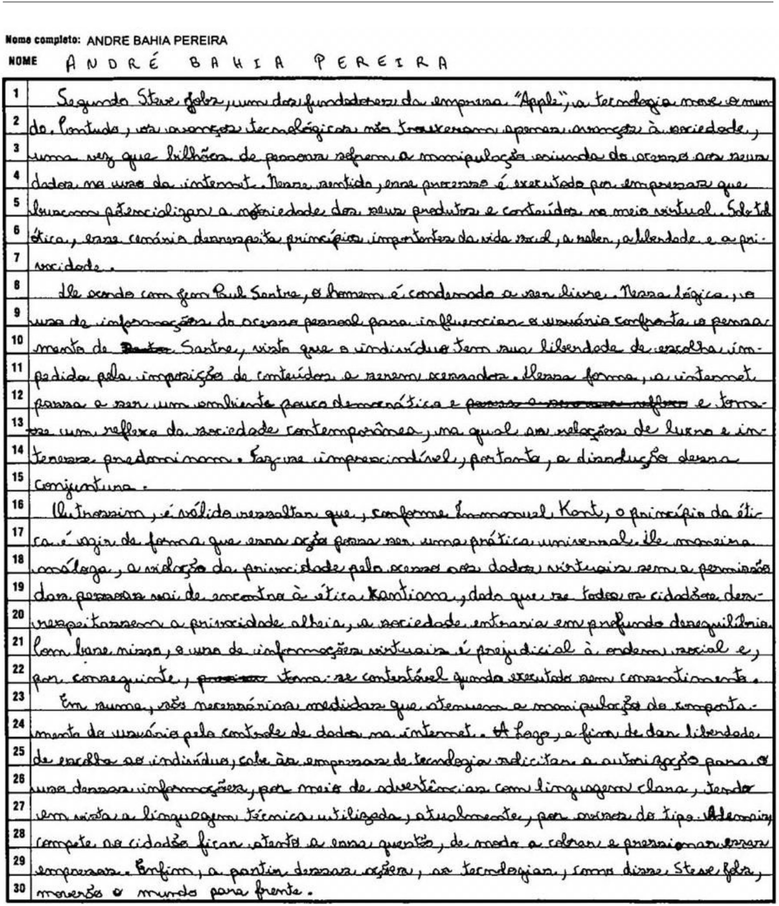
#> input picture data/essay_pictures/essay_1.png, 779 x 906 px, shrunk from 1252 x 1456 before the run; its folder holds only this picture in this run
$ python -i line_remover.py   (imports and definitions only)
#> lines starting #> are read from the running program, lines starting #| are printed output that depends on the picture; after the words box and inside, x2 and y2 are one past the last pixel; in counts of white or black regions, pixels touching at a corner belong together
"""
    Authors: Lucas Correia e Wilson Neto
    This module is dedicated to the procedures implemented by Lucas and Wilson to remove lines
    in an image of an essay
"""
import cv2
import numpy as np


# As funções calculam a intensidades média para cada linha ou coluna da imagem
# e retornam as possíveis linhas horizontais ou verticais baseada no limiar informado.
# Para obter-se o resultado esperado pode ser necessário ordenar todas as linhas
# obtidas baseado em alguma característica, como espessura ou posição.

# [161 lines left out: functions verticalLines, horizontalLines, findLinesInEssays, textLinesBounds, not called in this run]

# ==========================================================================================

def remove_lines_horizontal(img, i):
    if (i):
        kernel = np.array([[-2, 4, -2], [-4, 7.55, -4], [-2, 4, -2]])
    else:
        kernel = np.array([[-1, 0, 1], [-2, 0, 2], [-1, 0, 1]])

    leftBorder = cv2.filter2D(img, -1, kernel)
    rightBorder = cv2.filter2D(img, -1, -kernel)

    borders = np.bitwise_or(leftBorder, rightBorder)
    pivot = 128
    borders[borders < pivot] = 0
    borders[borders >= pivot] = 255

    kernel2 = np.array([[1, 1, 1], [1, 0, 1], [1, 1, 1]], dtype=np.uint8)

    dilate = cv2.dilate(borders, kernel2, iterations=1)
    # [5 lines of commented-out code are left out]
    return dilate


def remove_lines_vertical(img, i):

    if (i):
        kernel = np.array([[-2, -4, -2], [4, 7.55, 4], [-2, -4, -2]])
    else:
        kernel = np.array([[-1, -2, -1], [0, 0, 0], [1, 2, 1]])

    topBorder = cv2.filter2D(img, -1, kernel)
    bottomBorder = cv2.filter2D(img, -1, -kernel)

    borders = np.bitwise_or(topBorder, bottomBorder)

    pivot = 100
    borders[borders < pivot] = 0
    borders[borders >= pivot] = 255

    kernel2 = np.array([[1, 0, 1], [0, 0, 0], [1, 0, 1]], dtype=np.uint8)

    dilate = cv2.dilate(borders, kernel2, iterations=1)

    erode = cv2.erode(dilate, kernel2, iterations=1)

    # res = np.bitwise_and(dilate, img)

    # res = cv2.dilate(erode, kernel2, iterations=1)

    return erode


def bining_image(img, pivot=255):
    """
    Thresholds a copy of an image using a pivot as a paarmeter
    :param img: Image
    :param pivot: Pixel value that determines how the image is going to be limiarized
    :return: Binarized image
    """
    bining = img.copy()
    bining[bining < pivot] = 0
    bining[bining >= pivot] = 255
    return bining


def remove_lines(img, iterations=10):
    #return remove_lines_vertical(remove_lines_horizontal(img))
    #img = cv2.imread('captura.PNG', 0)
    #cv2_imshow(img)
    pivot = 160
    binimg = bining_image(img, pivot=pivot)
    kernel=np.array([[1, 1, 1], [1, 0, 1], [1, 1, 1]], dtype=np.uint8)
    new_img = remove_lines_horizontal(binimg, True)
    new_img = remove_lines_vertical(new_img, True)
    new_img = cv2.GaussianBlur(new_img, (3, 3), 5)
    pivot = 32
    #new_img[new_img < pivot] = 0
    #new_img[new_img >= pivot] = 255
    new_img = bining_image(new_img, pivot=pivot)
    new_img = cv2.erode(new_img, kernel, iterations=1)
    for i in range(iterations):
        new_img = cv2.GaussianBlur(new_img, (5, 5), 5)
        pivot = 32
        # new_img[new_img < pivot] = 0
        # new_img[new_img >= pivot] = 255
        new_img = bining_image(new_img, pivot=pivot)
        new_img = cv2.erode(new_img, kernel, iterations=1)
        new_img = np.bitwise_and(new_img, binimg)

    return new_img


# [41 lines left out: functions show_textLines, get_labeled_connected_components, not called in this run]

>>> import cv2
>>> picture = cv2.imread('../../../data/essay_pictures/essay_1.png')
#> picture is the input picture: shape (906, 779, 3); min 0, max 255, mean 213.8
>>> result = remove_lines(picture)
#> in bining_image, `bining[bining >= pivot] = 255`:
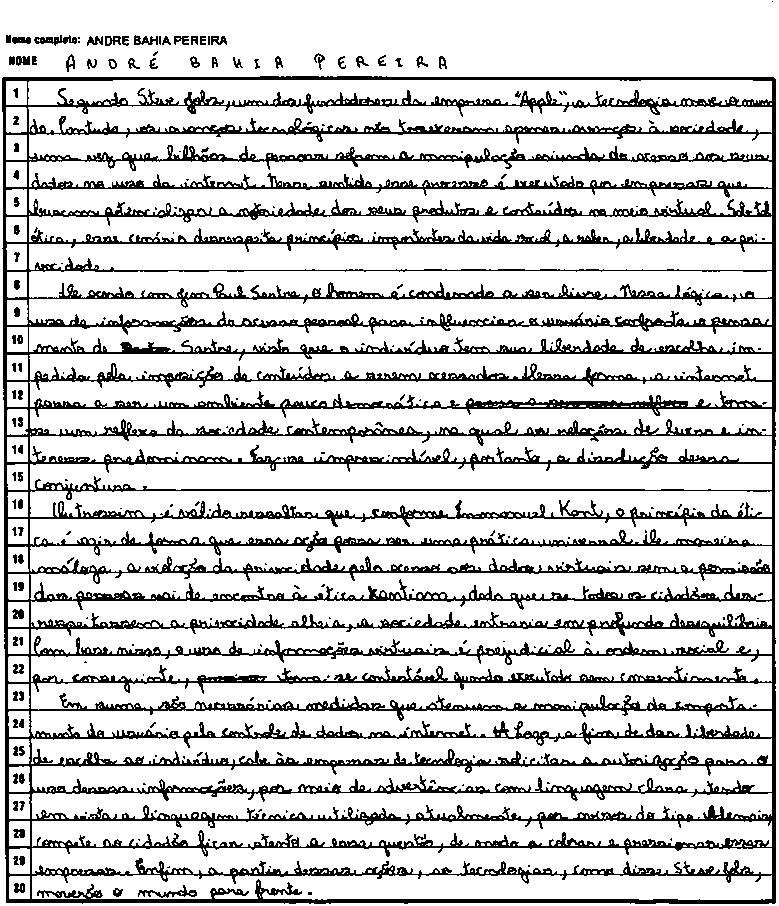
#> bining: shape (906, 779, 3); 81.5% white; 254 black regions (167 under 20 px), largest, box (x1, y1, x2, y2) and area: (2, 76, 776, 904) 125352, (138, 885, 197, 898) 237, (34, 35, 77, 46) 235
#> in remove_lines_horizontal, `rightBorder = cv2.filter2D(img, -1, -kernel)`:
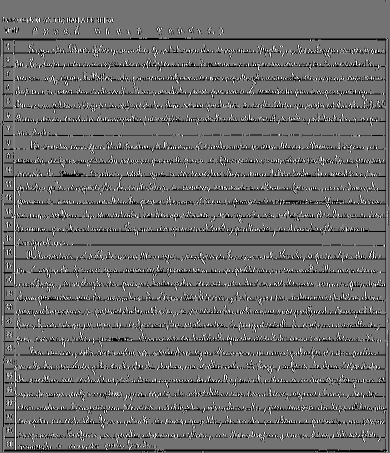
#> rightBorder: shape (906, 779, 3) (shown at 1/2 size); min 0, max 255, mean 108.9
#> in remove_lines_vertical, `topBorder = cv2.filter2D(img, -1, kernel)`:
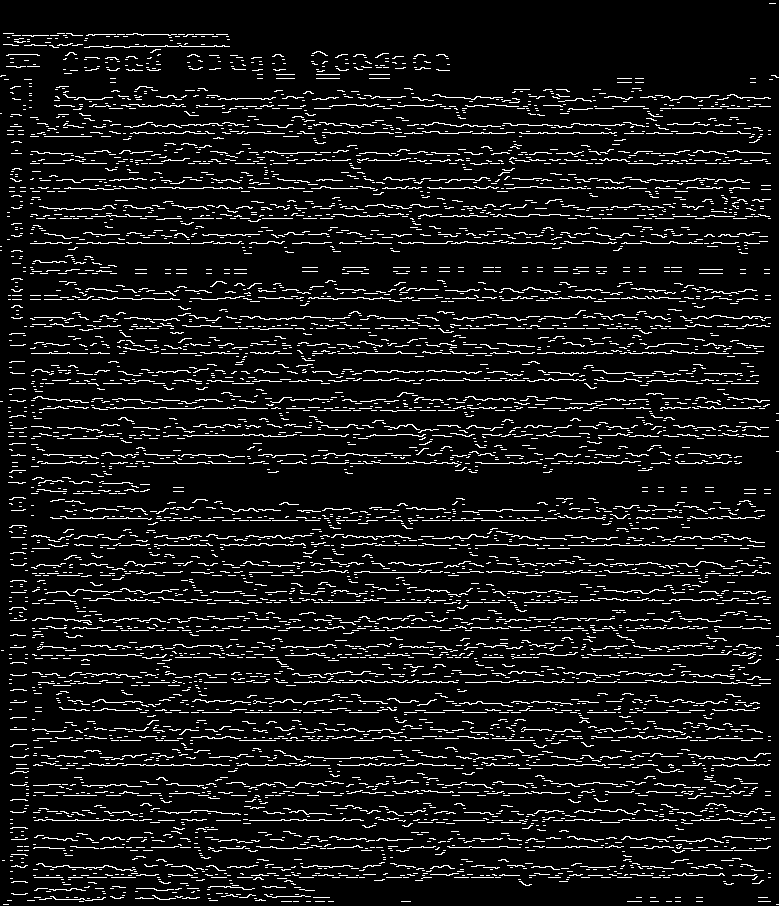
#> topBorder: shape (906, 779, 3); 8.5% white in thin lines or dots
#> in remove_lines_vertical, `borders = np.bitwise_or(topBorder, bottomBorder)`:
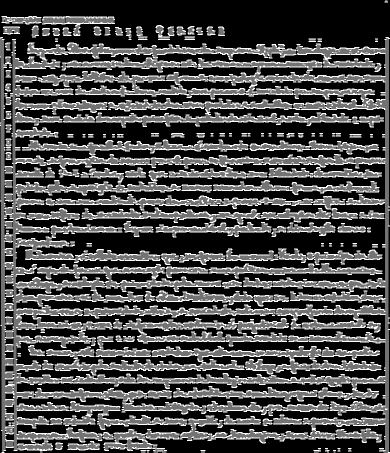
#> borders: shape (906, 779, 3) (shown at 1/2 size); min 0, max 255, mean 74.7
#> call 2 of bining_image, with pivot = 32
#> in bining_image (call 2), `bining[bining >= pivot] = 255`:
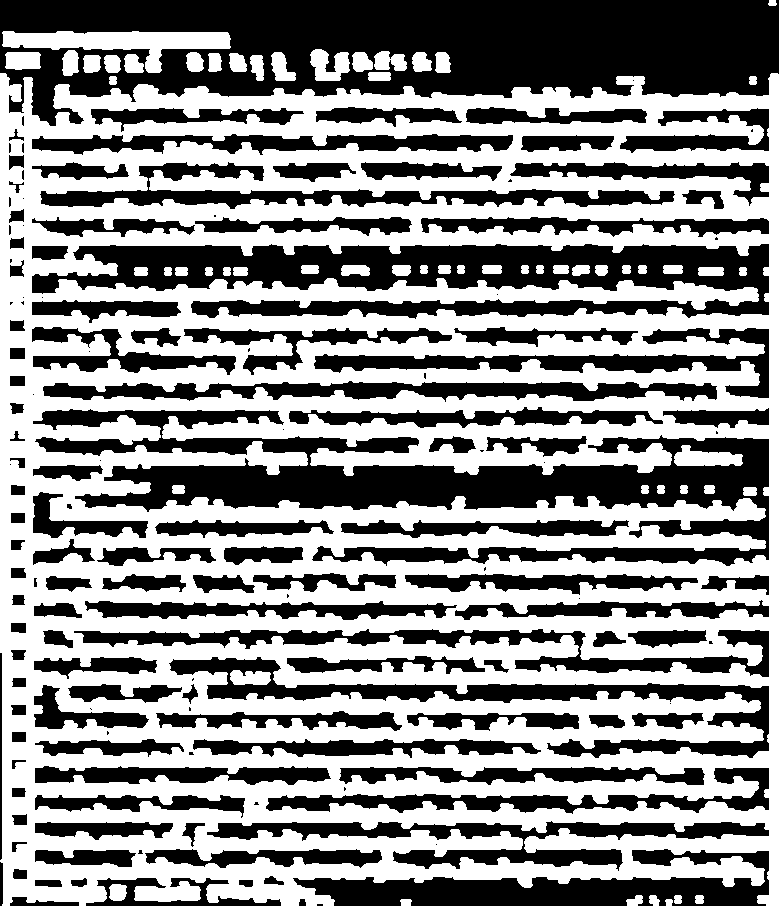
#> bining: shape (906, 779, 3); 53.8% white; 155 black regions (44 under 20 px), largest, box (x1, y1, x2, y2) and area: (0, 0, 779, 126) 62359, (33, 409, 769, 566) 41418, (32, 244, 769, 319) 31418
#> after the loop in remove_lines, `for i in range(iterations):`:
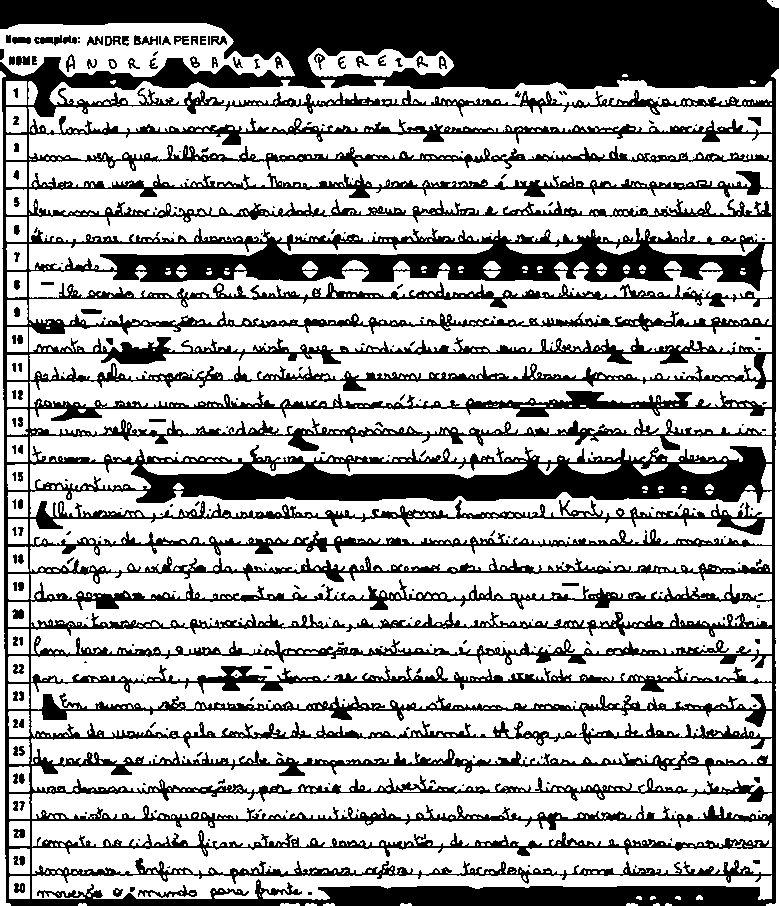
#> new_img: shape (906, 779, 3); 67.4% white; 268 black regions (169 under 20 px), largest, box (x1, y1, x2, y2) and area: (0, 0, 779, 906) 224259, (34, 35, 77, 46) 248, (138, 885, 197, 898) 238

$ run again, on data/essay_pictures/essay_10.png
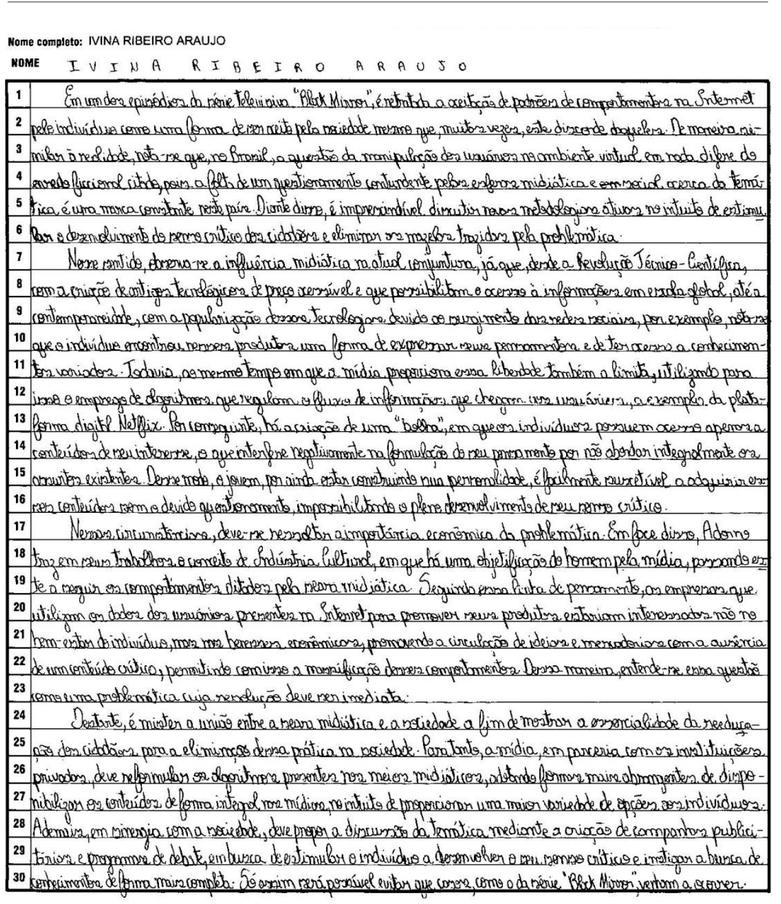
#> input picture data/essay_pictures/essay_10.png, 781 x 904 px, shrunk from 1272 x 1472 before the run
#> picture is the input picture: shape (904, 781, 3); min 0, max 255, mean 212.7
#> in remove_lines_horizontal, `leftBorder = cv2.filter2D(img, -1, kernel)`:
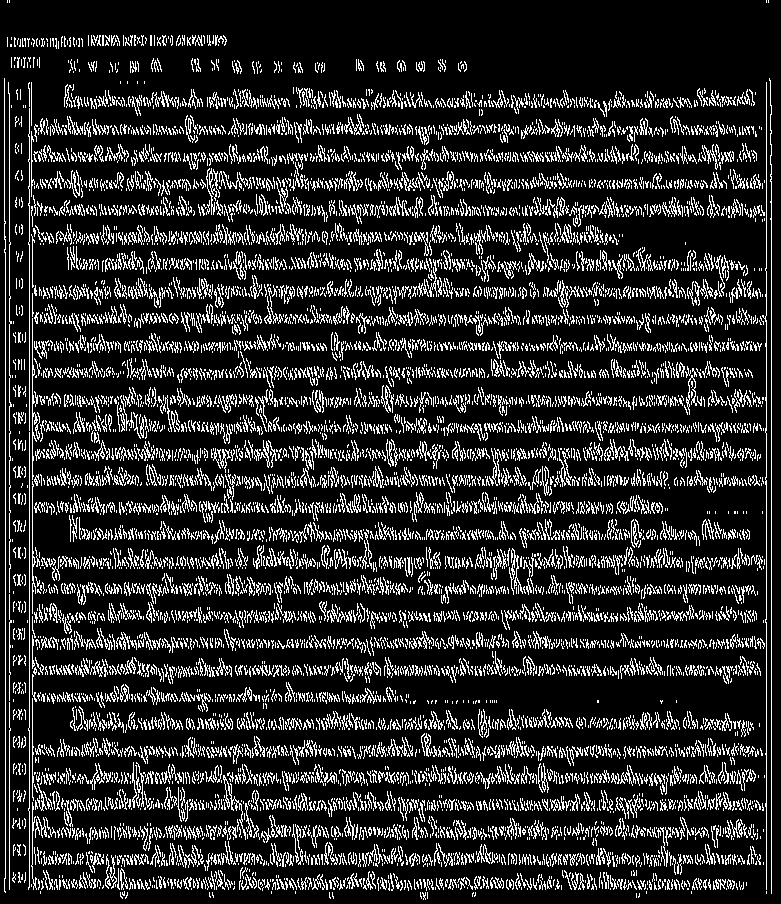
#> leftBorder: shape (904, 781, 3); 16.7% white in thin lines or dots
#> topBorder: shape (904, 781, 3); 9% white in thin lines or dots
#> erode: shape (904, 781, 3); 57.5% white; 416 black regions (166 under 20 px), largest, box (x1, y1, x2, y2) and area: (0, 0, 781, 904) 89675, (209, 675, 765, 746) 14510, (552, 488, 765, 559) 6417
#> after the loop in remove_lines, `for i in range(iterations):`:
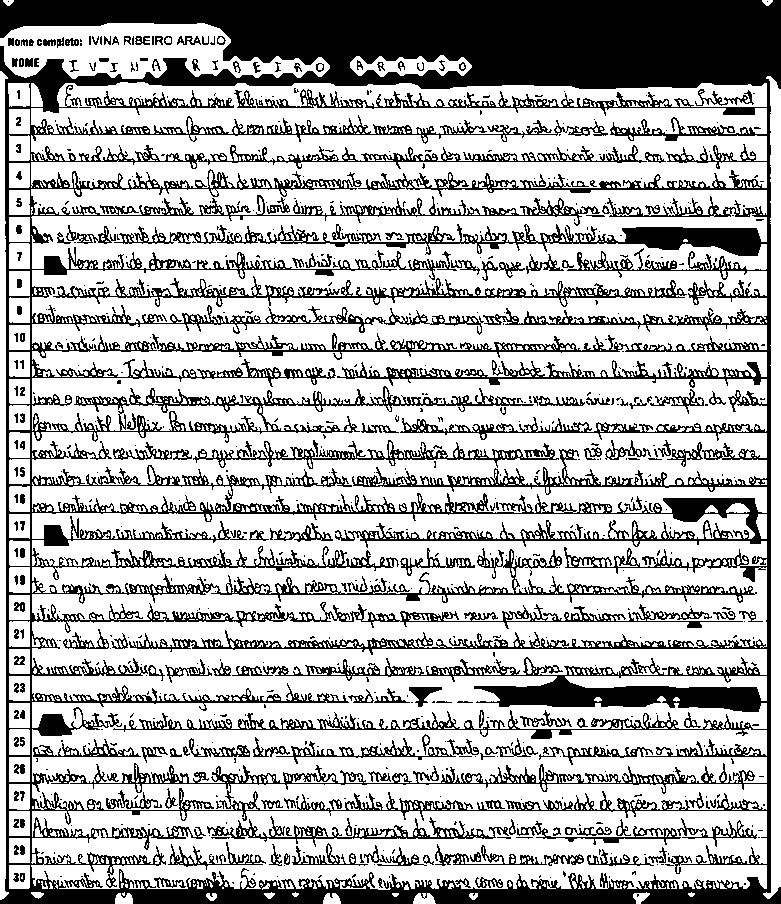
#> new_img: shape (904, 781, 3); 69.8% white; 679 black regions (469 under 20 px), largest, box (x1, y1, x2, y2) and area: (0, 0, 781, 904) 181175, (53, 276, 687, 307) 3967, (193, 440, 559, 469) 2314

$ run again, on data/essay_pictures/essay_11.png
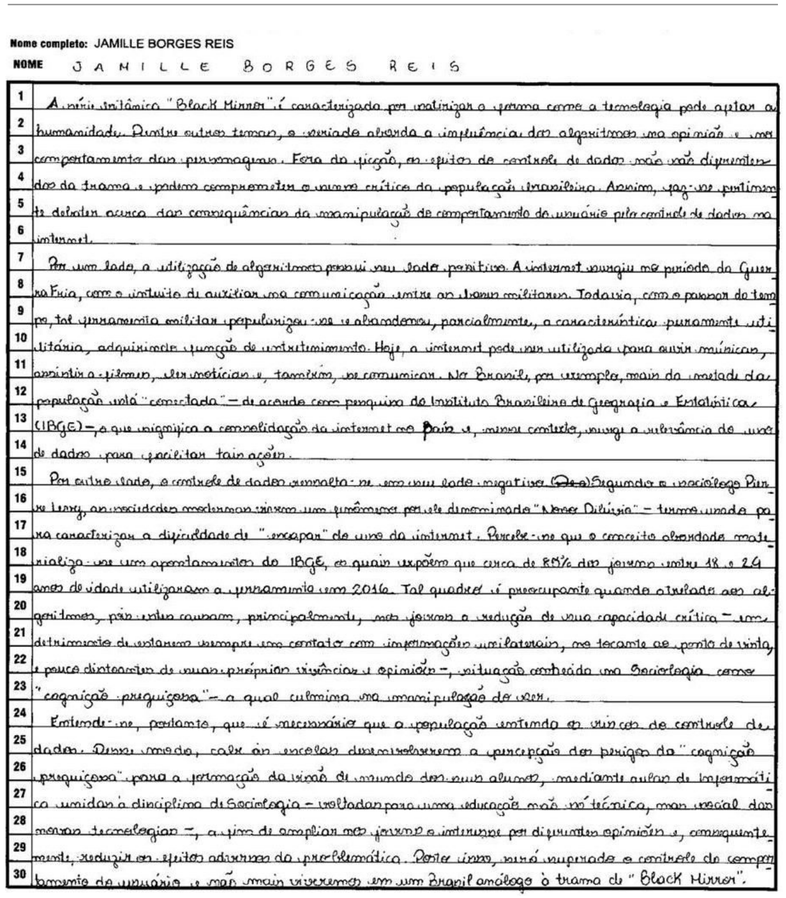
#> input picture data/essay_pictures/essay_11.png, 786 x 898 px, shrunk from 1264 x 1444 before the run
#> picture is the input picture: shape (898, 786, 3); min 0, max 255, mean 222.7
#> leftBorder: shape (898, 786, 3); 11.1% white in thin lines or dots
#> topBorder: shape (898, 786, 3); 8% white in thin lines or dots
#> erode: shape (898, 786, 3); 43.2% white; 252 white regions (157 under 20 px), largest, box (x1, y1, x2, y2) and area: (2, 77, 783, 898) 231300, (46, 253, 734, 283) 9270, (167, 94, 674, 121) 6655
#> in bining_image (call 2), `bining[bining >= pivot] = 255`:
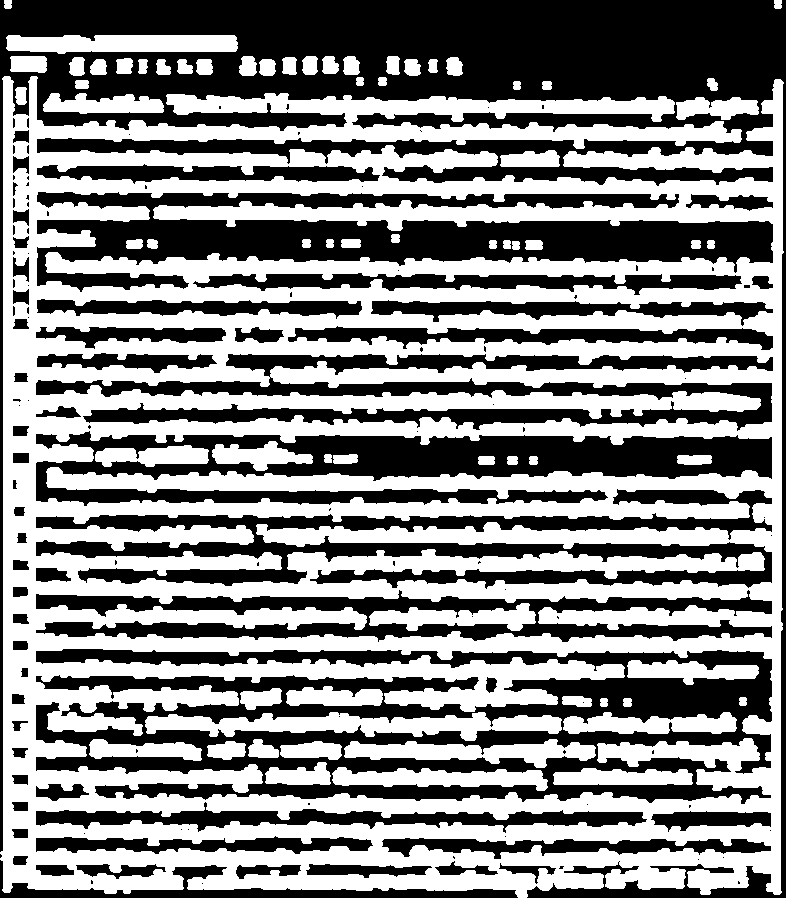
#> bining: shape (898, 786, 3); 51.3% white; 134 black regions (76 under 20 px), largest, box (x1, y1, x2, y2) and area: (0, 0, 786, 898) 99472, (36, 649, 772, 804) 52418, (37, 192, 773, 292) 35455
#> after the loop in remove_lines, `for i in range(iterations):`:
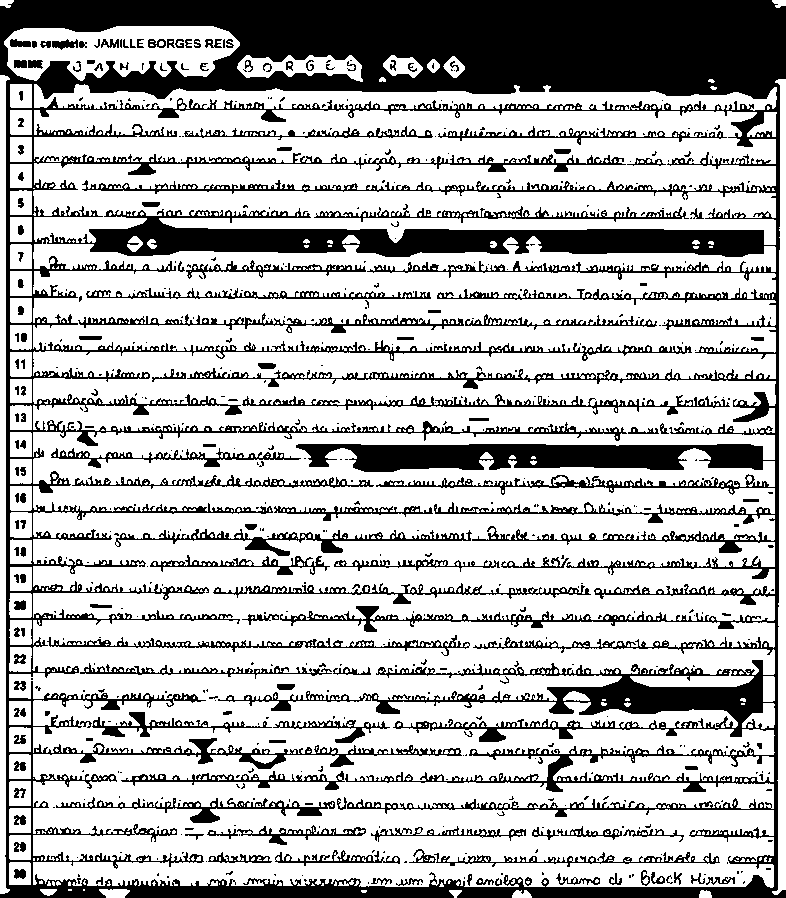
#> new_img: shape (898, 786, 3); 70.9% white; 529 black regions (369 under 20 px), largest, box (x1, y1, x2, y2) and area: (0, 0, 786, 898) 166663, (242, 394, 730, 415) 2166, (115, 529, 472, 556) 2044
